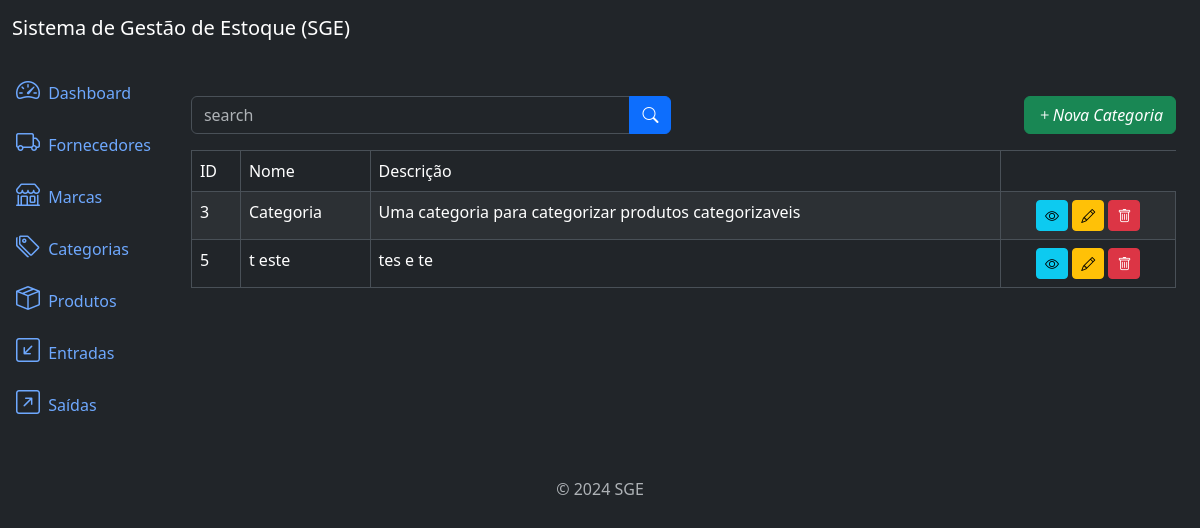
Before: /category/list/ with the older database file.
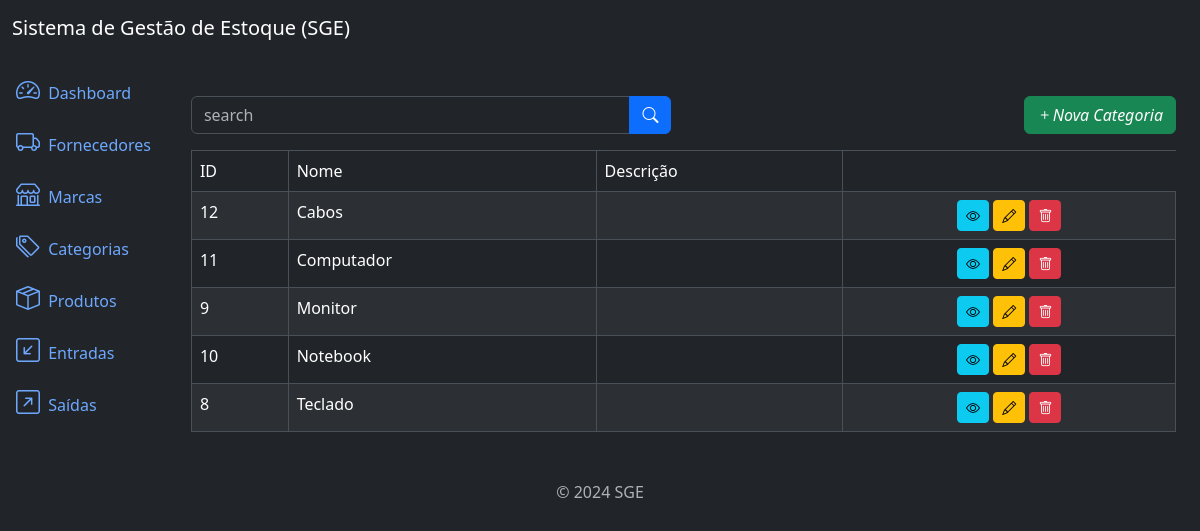
After: the same page with the newer database file.
### categories/models.py (models this page shows, shortened)
class Category(models.Model):
    name = models.CharField(max_length=500)
    description = models.TextField(null=True, blank=True)
    created_at = models.DateTimeField(auto_now_add=True)
    updated_at = models.DateTimeField(auto_now=True)
    class Meta:
        ordering = ['name']

### categories/views.py (the view)
class CategoriesListView(ListView):
    model = Category
    template_name = 'cotegories_list.html'
    context_object_name = 'categories'
    def get_queryset(self):
        queryset = super().get_queryset()
        name_category = self.request.GET.get('name')
        if name_category:
            queryset = queryset.filter(name__icontains=name_category)
        return queryset

### categories/templates/cotegories_list.html (shortened to what this page needs)
{% extends "base.html" %}
{% block content %}
    <div class="row mb-3">
        <div class="col-md-6">
            <form action="{% url "category_list" %}" method="get">
                <div class="input-group">
                    <input class="form-control" type="text" placeholder="search" name="name" value="{{request.GET.name}}">
                    <button type="submit" class="btn btn-primary">
                        <i class="bi bi-search"></i>
                    </button>
                </div>
            </form>
        </div>
        <div class="col-md-6">
            <a href="{% url "category_create" %}" class="btn btn-success float-end">
                <i class="bi bi-plus">Nova Categoria</i>
            </a>
        </div>
    </div>
    <div class="table-responsive">
        <table class="table table-striped table-bordered">
            <thead class="thead-dark">
                <tr>
                    <td>ID</td>
                    <td>Nome</td>
                    <td>Descrição</td>
                </tr>
            </thead>
            <tbody>
                {% for category in categories %}
                    <tr>
                        <td>{{category.id}}</td>
                        <td>{{category.name}}</td>
                        <td>{{category.description}}</td>
                        <td class="text-center">
                            <a href="{% url "category_detail" category.pk%}" class="btn btn-info btn-sm">
                                <i class="bi bi-eye"></i>
                            </a>
                            <a href="{% url "category_update" category.id%}" class="btn btn-warning btn-sm">
                                <i class="bi bi-pencil"></i>
                            </a>
                            <a href="{% url "category_delete" category.id%}" class="btn btn-danger btn-sm">
                                <i class="bi bi-trash"></i>
                            </a>
                        </td>
                    </tr>
                {% endfor %}
            </tbody>
        </table>
    </div>
{% endblock content %}

### app/templates/base.html (shortened to what this page needs)
{% load static %}
<!DOCTYPE html>
<html lang="pt-br" data-bs-theme="dark">
<head>
  <link href="https://cdn.jsdelivr.net/npm/bootstrap@5.3.3/dist/css/bootstrap.min.css" rel="stylesheet">
  <link rel="stylesheet" href="https://cdn.jsdelivr.net/npm/bootstrap-icons@1.11.3/font/bootstrap-icons.min.css">
</head>
<body>
  {% include 'components/header.html' %}
  <div class="container-fluid">
    {% include 'components/sidebar.html' %}
    <div class="col py-3">
      <div class="container mt-4">
        <main>
          {% block content %}
          {% endblock %}
        </main>
      </div>
    </div>
  </div>
  </div>
  {% include 'components/footer.html' %}
</body>
</html>

### app/templates/components/header.html
<nav class="navbar navbar-expand-lg navbar-light bg-dark">
    <div class="container-fluid">
      <a class="navbar-brand text-white" href="#">Sistema de Gestão de Estoque (SGE)</a>
    </div>
  </nav>

### app/templates/components/sidebar.html (shortened to what this page needs)
<div class="row flex-nowrap">
    <div class="col-auto col-md-0 col-xl-0 px-0 bg-dark">
      <div class="d-flex flex-column align-items-center align-items-sm-start px-3 pt-2 text-white">
        <div class="collapse d-sm-block" id="menuCollapse">
          <ul class="nav flex-column align-items-start" id="menu">
            <li>
              <a href="{% url "home" %}" class="nav-link px-0 align-middle">
                <i class="bi bi-speedometer2 fs-4"></i>
                <span class="ms-1">Dashboard</span>
              </a>
            </li>
            <li>
              <a href="{% url "supplier_list" %}" class="nav-link px-0 align-middle">
                <i class="bi bi-truck fs-4"></i>
                <span class="ms-1">Fornecedores</span>
              </a>
            </li>
            <li>
              <a href="{% url "brand_list" %}" class="nav-link px-0 align-middle">
                <i class="bi bi-shop fs-4"></i>
                <span class="ms-1">Marcas</span>
              </a>
            </li>
            <li>
              <a href="{% url "category_list" %}" class="nav-link px-0 align-middle">
                <i class="bi bi-tags fs-4"></i>
                <span class="ms-1">Categorias</span>
              </a>
            </li>
            <li>
              <a href="{% url "product_list" %}" class="nav-link px-0 align-middle">
                <i class="bi bi-box-seam fs-4"></i>
                <span class="ms-1">Produtos</span>
              </a>
            </li>
            <li>
              <a href="#" class="nav-link px-0 align-middle">
                <i class="bi bi-arrow-down-left-square fs-4"></i>
                <span class="ms-1">Entradas</span>
              </a>
            </li>
            <li>
              <a href="#" class="nav-link px-0 align-middle">
                <i class="bi bi-arrow-up-right-square fs-4"></i>
                <span class="ms-1">Saídas</span>
              </a>
            </li>
          </ul>
        </div>
      </div>
    </div>

### app/templates/components/footer.html
<footer class="footer mt-auto py-3 text-center">
    <div class="container">
      <span class="text-muted">© 2024 SGE</span>
    </div>
  </footer>

Changed rows visible on the page:
removed Category: id "3", name "Categoria", description "Uma categoria para categorizar produtos categorizaveis"
removed Category: id "5", name "t este", description "tes e te"
added Category: id "12", name "Cabos"
added Category: id "11", name "Computador"
added Category: id "9", name "Monitor"
added Category: id "10", name "Notebook"
added Category: id "8", name "Teclado"
